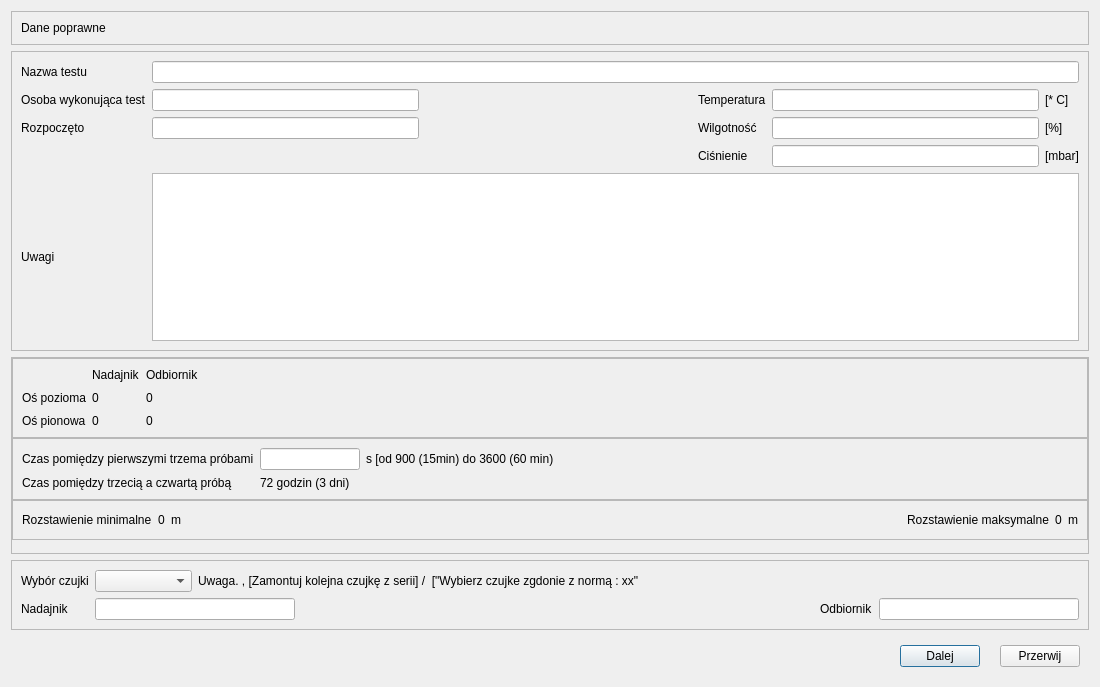
<?xml version="1.0" encoding="UTF-8"?>
<ui version="4.0">
 <class>OknoParametryTestu</class>
 <widget class="QDialog" name="OknoParametryTestu">
  <property name="geometry">
   <rect>
    <x>0</x>
    <y>0</y>
    <width>1100</width>
    <height>687</height>
   </rect>
  </property>
  <property name="windowTitle">
   <string>Parametry testu</string>
  </property>
  <layout class="QVBoxLayout" name="verticalLayout">
   <item>
    <widget class="QFrame" name="frError">
     <property name="frameShape">
      <enum>QFrame::StyledPanel</enum>
     </property>
     <property name="frameShadow">
      <enum>QFrame::Raised</enum>
     </property>
     <layout class="QHBoxLayout" name="horizontalLayout_2">
      <item>
       <widget class="QLabel" name="errorLab">
        <property name="text">
         <string>Dane poprawne</string>
        </property>
       </widget>
      </item>
     </layout>
    </widget>
   </item>
   <item>
    <widget class="QFrame" name="frame_dane">
     <property name="frameShape">
      <enum>QFrame::StyledPanel</enum>
     </property>
     <property name="frameShadow">
      <enum>QFrame::Raised</enum>
     </property>
     <layout class="QGridLayout" name="gridLayout">
      <item row="2" column="3">
       <widget class="QLabel" name="label_4">
        <property name="text">
         <string>Wilgotność</string>
        </property>
       </widget>
      </item>
      <item row="3" column="3">
       <widget class="QLabel" name="label_7">
        <property name="text">
         <string>Ciśnienie</string>
        </property>
       </widget>
      </item>
      <item row="1" column="1">
       <widget class="QLineEdit" name="osobaWykonujaca"/>
      </item>
      <item row="3" column="5">
       <widget class="QLabel" name="label_8">
        <property name="text">
         <string>[mbar]</string>
        </property>
       </widget>
      </item>
      <item row="1" column="2">
       <spacer name="horizontalSpacer_2">
        <property name="orientation">
         <enum>Qt::Horizontal</enum>
        </property>
        <property name="sizeHint" stdset="0">
         <size>
          <width>40</width>
          <height>20</height>
         </size>
        </property>
       </spacer>
      </item>
      <item row="2" column="0">
       <widget class="QLabel" name="label_3">
        <property name="text">
         <string>Rozpoczęto</string>
        </property>
       </widget>
      </item>
      <item row="2" column="4">
       <widget class="QLineEdit" name="wilgotnosc"/>
      </item>
      <item row="3" column="4">
       <widget class="QLineEdit" name="cisnienie"/>
      </item>
      <item row="0" column="0">
       <widget class="QLabel" name="ltestname">
        <property name="text">
         <string>Nazwa testu</string>
        </property>
       </widget>
      </item>
      <item row="2" column="1">
       <widget class="QLineEdit" name="dataRozpoczecia">
        <property name="readOnly">
         <bool>true</bool>
        </property>
       </widget>
      </item>
      <item row="2" column="5">
       <widget class="QLabel" name="label_6">
        <property name="text">
         <string>[%]</string>
        </property>
       </widget>
      </item>
      <item row="0" column="1" colspan="5">
       <widget class="QLineEdit" name="testName">
        <property name="readOnly">
         <bool>true</bool>
        </property>
       </widget>
      </item>
      <item row="1" column="5">
       <widget class="QLabel" name="label_5">
        <property name="text">
         <string>[* C]</string>
        </property>
       </widget>
      </item>
      <item row="1" column="0">
       <widget class="QLabel" name="label">
        <property name="text">
         <string>Osoba wykonująca test</string>
        </property>
       </widget>
      </item>
      <item row="1" column="4">
       <widget class="QLineEdit" name="temperatura"/>
      </item>
      <item row="1" column="3">
       <widget class="QLabel" name="label_2">
        <property name="text">
         <string>Temperatura</string>
        </property>
       </widget>
      </item>
      <item row="4" column="0">
       <widget class="QLabel" name="label_10">
        <property name="text">
         <string>Uwagi</string>
        </property>
       </widget>
      </item>
      <item row="4" column="1" colspan="5">
       <widget class="QTextEdit" name="uwagi"/>
      </item>
     </layout>
    </widget>
   </item>
   <item>
    <widget class="QFrame" name="frameSpec">
     <property name="frameShape">
      <enum>QFrame::StyledPanel</enum>
     </property>
     <property name="frameShadow">
      <enum>QFrame::Raised</enum>
     </property>
     <layout class="QVBoxLayout" name="verticalLayout_2">
      <property name="spacing">
       <number>0</number>
      </property>
      <property name="leftMargin">
       <number>0</number>
      </property>
      <property name="topMargin">
       <number>0</number>
      </property>
      <property name="rightMargin">
       <number>0</number>
      </property>
      <property name="bottomMargin">
       <number>13</number>
      </property>
      <item>
       <widget class="QFrame" name="frame_niewspolosiowosc">
        <property name="frameShape">
         <enum>QFrame::StyledPanel</enum>
        </property>
        <property name="frameShadow">
         <enum>QFrame::Raised</enum>
        </property>
        <layout class="QGridLayout" name="gridLayout_4">
         <item row="2" column="2">
          <widget class="QLabel" name="pionOdbiornik">
           <property name="text">
            <string>0</string>
           </property>
          </widget>
         </item>
         <item row="1" column="0">
          <widget class="QLabel" name="label_16">
           <property name="text">
            <string>Oś pozioma</string>
           </property>
          </widget>
         </item>
         <item row="0" column="2">
          <widget class="QLabel" name="etDrugi">
           <property name="text">
            <string>Odbiornik</string>
           </property>
          </widget>
         </item>
         <item row="0" column="0">
          <widget class="QLabel" name="label_15">
           <property name="text">
            <string/>
           </property>
          </widget>
         </item>
         <item row="2" column="0">
          <widget class="QLabel" name="label_17">
           <property name="text">
            <string>Oś pionowa</string>
           </property>
          </widget>
         </item>
         <item row="1" column="1">
          <widget class="QLabel" name="poziomNadajnik">
           <property name="text">
            <string>0</string>
           </property>
          </widget>
         </item>
         <item row="1" column="2">
          <widget class="QLabel" name="poziomOdbiornik">
           <property name="text">
            <string>0</string>
           </property>
          </widget>
         </item>
         <item row="2" column="1">
          <widget class="QLabel" name="pionNadajnik">
           <property name="text">
            <string>0</string>
           </property>
          </widget>
         </item>
         <item row="0" column="1">
          <widget class="QLabel" name="etPierwszy">
           <property name="text">
            <string>Nadajnik</string>
           </property>
          </widget>
         </item>
         <item row="1" column="3">
          <spacer name="horizontalSpacer_5">
           <property name="orientation">
            <enum>Qt::Horizontal</enum>
           </property>
           <property name="sizeHint" stdset="0">
            <size>
             <width>40</width>
             <height>20</height>
            </size>
           </property>
          </spacer>
         </item>
        </layout>
       </widget>
      </item>
      <item>
       <widget class="QFrame" name="frame_powtarzalnosc">
        <property name="frameShape">
         <enum>QFrame::StyledPanel</enum>
        </property>
        <property name="frameShadow">
         <enum>QFrame::Raised</enum>
        </property>
        <layout class="QGridLayout" name="gridLayout_3">
         <item row="0" column="1">
          <widget class="QLineEdit" name="powtarzalnosc_czas">
           <property name="minimumSize">
            <size>
             <width>100</width>
             <height>0</height>
            </size>
           </property>
           <property name="maximumSize">
            <size>
             <width>100</width>
             <height>16777215</height>
            </size>
           </property>
           <property name="maxLength">
            <number>8</number>
           </property>
          </widget>
         </item>
         <item row="1" column="1">
          <widget class="QLabel" name="label_13">
           <property name="text">
            <string>72 godzin (3 dni)</string>
           </property>
          </widget>
         </item>
         <item row="0" column="2">
          <widget class="QLabel" name="label_14">
           <property name="text">
            <string>s [od 900 (15min) do 3600 (60 min)</string>
           </property>
          </widget>
         </item>
         <item row="0" column="3">
          <spacer name="horizontalSpacer_3">
           <property name="orientation">
            <enum>Qt::Horizontal</enum>
           </property>
           <property name="sizeHint" stdset="0">
            <size>
             <width>40</width>
             <height>20</height>
            </size>
           </property>
          </spacer>
         </item>
         <item row="1" column="0">
          <widget class="QLabel" name="label_12">
           <property name="text">
            <string>Czas pomiędzy trzecią a czwartą próbą</string>
           </property>
          </widget>
         </item>
         <item row="0" column="0">
          <widget class="QLabel" name="label_11">
           <property name="text">
            <string>Czas pomiędzy pierwszymi trzema próbami</string>
           </property>
          </widget>
         </item>
        </layout>
       </widget>
      </item>
      <item>
       <widget class="QFrame" name="frame_dlugoscDrogiOptycznej">
        <property name="frameShape">
         <enum>QFrame::StyledPanel</enum>
        </property>
        <property name="frameShadow">
         <enum>QFrame::Raised</enum>
        </property>
        <layout class="QGridLayout" name="gridLayout_5">
         <item row="1" column="2">
          <widget class="QLabel" name="lunitrozmin">
           <property name="text">
            <string>m</string>
           </property>
          </widget>
         </item>
         <item row="1" column="1">
          <widget class="QLabel" name="rozstawienieMinimalne">
           <property name="text">
            <string>0</string>
           </property>
          </widget>
         </item>
         <item row="1" column="4">
          <widget class="QLabel" name="lrozstawieniemaksymalne">
           <property name="text">
            <string>Rozstawienie maksymalne</string>
           </property>
          </widget>
         </item>
         <item row="1" column="3">
          <spacer name="horizontalSpacer_6">
           <property name="orientation">
            <enum>Qt::Horizontal</enum>
           </property>
           <property name="sizeHint" stdset="0">
            <size>
             <width>40</width>
             <height>20</height>
            </size>
           </property>
          </spacer>
         </item>
         <item row="1" column="6">
          <widget class="QLabel" name="lunitrozmax">
           <property name="text">
            <string>m</string>
           </property>
          </widget>
         </item>
         <item row="1" column="0">
          <widget class="QLabel" name="lrozstawienieminimalne">
           <property name="text">
            <string>Rozstawienie minimalne</string>
           </property>
          </widget>
         </item>
         <item row="1" column="5">
          <widget class="QLabel" name="rozstawienieMaksymalne">
           <property name="text">
            <string>0</string>
           </property>
          </widget>
         </item>
        </layout>
       </widget>
      </item>
     </layout>
    </widget>
   </item>
   <item>
    <widget class="QFrame" name="frame_czujka">
     <property name="frameShape">
      <enum>QFrame::StyledPanel</enum>
     </property>
     <property name="frameShadow">
      <enum>QFrame::Raised</enum>
     </property>
     <layout class="QGridLayout" name="gridLayout_2">
      <item row="1" column="4">
       <widget class="QLabel" name="eDrugi">
        <property name="text">
         <string>Odbiornik</string>
        </property>
       </widget>
      </item>
      <item row="1" column="1" colspan="2">
       <widget class="QLineEdit" name="typPierwszy">
        <property name="minimumSize">
         <size>
          <width>200</width>
          <height>0</height>
         </size>
        </property>
        <property name="maximumSize">
         <size>
          <width>200</width>
          <height>16777215</height>
         </size>
        </property>
        <property name="readOnly">
         <bool>true</bool>
        </property>
       </widget>
      </item>
      <item row="0" column="0">
       <widget class="QLabel" name="label_9">
        <property name="text">
         <string>Wybór czujki</string>
        </property>
       </widget>
      </item>
      <item row="1" column="0">
       <widget class="QLabel" name="ePierwszy">
        <property name="text">
         <string>Nadajnik</string>
        </property>
       </widget>
      </item>
      <item row="1" column="5">
       <widget class="QLineEdit" name="typDrugi">
        <property name="minimumSize">
         <size>
          <width>200</width>
          <height>0</height>
         </size>
        </property>
        <property name="maximumSize">
         <size>
          <width>200</width>
          <height>16777215</height>
         </size>
        </property>
        <property name="readOnly">
         <bool>true</bool>
        </property>
       </widget>
      </item>
      <item row="0" column="1">
       <widget class="QComboBox" name="cbCzujka"/>
      </item>
      <item row="0" column="2" colspan="4">
       <widget class="QLabel" name="lUwagaWyborCzujek">
        <property name="text">
         <string>Uwaga.&lt;dla testu 0 / odtwarzalnosc&gt; , [Zamontuj kolejna czujkę z serii] / &lt;Dla pozostalych testow&gt; [&quot;Wybierz czujke zgdonie z normą : xx&quot;</string>
        </property>
       </widget>
      </item>
      <item row="1" column="3">
       <spacer name="horizontalSpacer_4">
        <property name="orientation">
         <enum>Qt::Horizontal</enum>
        </property>
        <property name="sizeHint" stdset="0">
         <size>
          <width>40</width>
          <height>20</height>
         </size>
        </property>
       </spacer>
      </item>
     </layout>
    </widget>
   </item>
   <item>
    <widget class="QWidget" name="widget" native="true">
     <layout class="QHBoxLayout" name="horizontalLayout_3">
      <property name="spacing">
       <number>20</number>
      </property>
      <item>
       <spacer name="horizontalSpacer">
        <property name="orientation">
         <enum>Qt::Horizontal</enum>
        </property>
        <property name="sizeHint" stdset="0">
         <size>
          <width>349</width>
          <height>20</height>
         </size>
        </property>
       </spacer>
      </item>
      <item>
       <widget class="QPushButton" name="pbDalej">
        <property name="text">
         <string>Dalej</string>
        </property>
        <property name="icon">
         <iconset theme="media-playback-start">
          <normaloff>.</normaloff>.</iconset>
        </property>
       </widget>
      </item>
      <item>
       <widget class="QPushButton" name="pbPrzerwij">
        <property name="text">
         <string>Przerwij</string>
        </property>
        <property name="icon">
         <iconset theme="media-playback-stop">
          <normaloff>.</normaloff>.</iconset>
        </property>
       </widget>
      </item>
     </layout>
    </widget>
   </item>
  </layout>
 </widget>
 <resources/>
 <connections/>
</ui>
